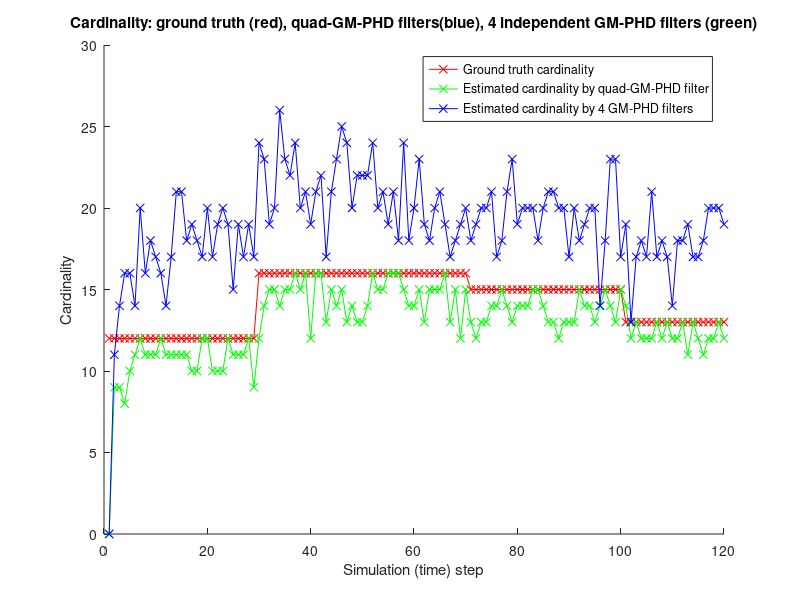
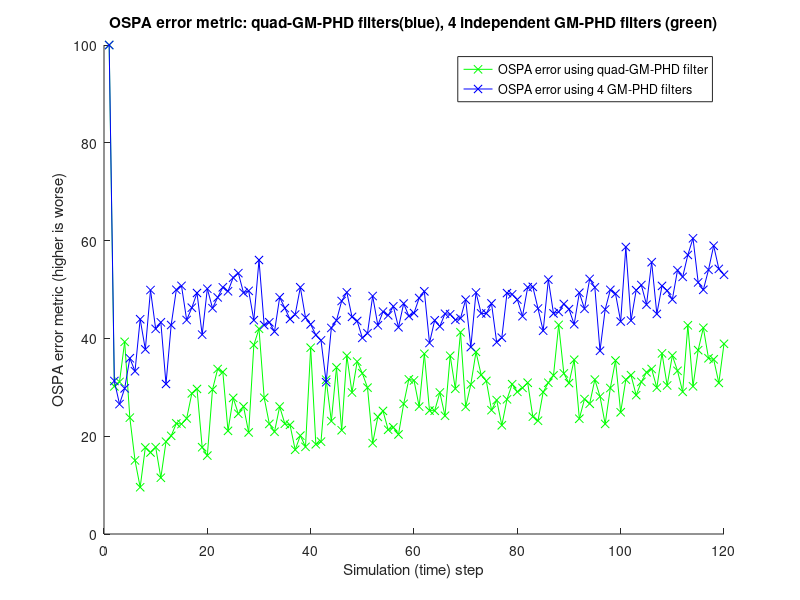
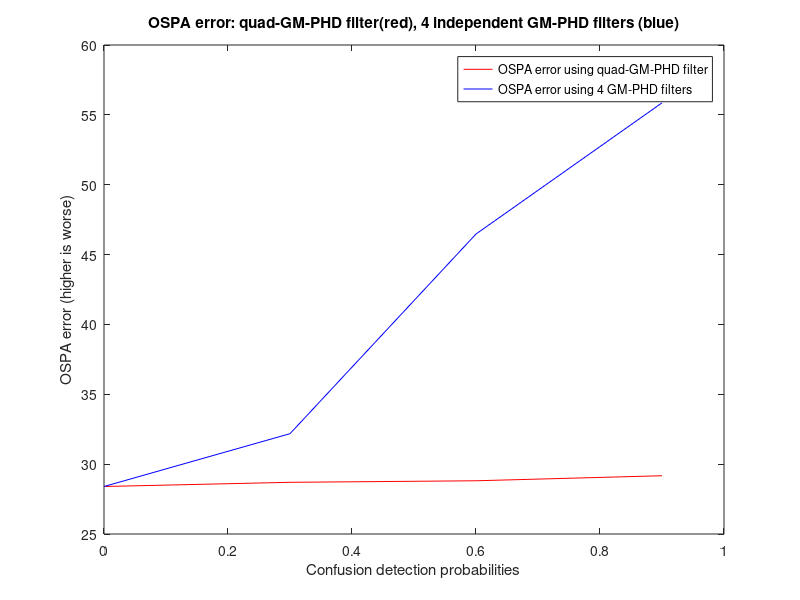

Write the MATLAB code that produced these figures, in order.
% Loading saved files and plotting the evaluations of OSPA and Cardinality
%
% -------------------------------------------------------------------------
% Nathanael L. Baisa: nathanaellmss@gmail.com
% Original: March 31st, 2014
% Modified: March 31st, 2019
% -------------------------------------------------------------------------

clc;
clear;
close all;

% % Cardinality
% load('simulatedData/CardinalityByStatesSizeQuad03.mat');
% load('simulatedData/CardinalityByStatesSizeIndep03.mat');
% load('simulatedData/CardinalityByWeightsQuad03.mat');
% load('simulatedData/CardinalityByWeightsIndep03.mat');
% load('simulatedData/CardinalityGT03.mat');

load('simulatedData/CardinalityByStatesSizeQuad06.mat');
load('simulatedData/CardinalityByStatesSizeIndep06.mat');
load('simulatedData/CardinalityByWeightsQuad06.mat');
load('simulatedData/CardinalityByWeightsIndep06.mat');
load('simulatedData/CardinalityGT06.mat');

% load('simulatedData/CardinalityByStatesSizeQuad09.mat');
% load('simulatedData/CardinalityByStatesSizeIndep09.mat');
% load('simulatedData/CardinalityByWeightsQuad09.mat');
% load('simulatedData/CardinalityByWeightsIndep09.mat');
% load('simulatedData/CardinalityGT09.mat');

% OSPA metric
% load('simulatedData/metric_historyQuad03.mat');
% load('simulatedData/metric_historyIndep03.mat');

load('simulatedData/metric_historyQuad06.mat');
load('simulatedData/metric_historyIndep06.mat');

% load('simulatedData/metric_historyQuad09.mat');
% load('simulatedData/metric_historyIndep09.mat');

cutoff_c = 100;

figure(1), hold on
plot(numTarGt, 'x-r'); 
plot(numTarEstByStatesSizeQuad , 'x-g'); 
plot(numTarEstByStatesSizeIndep, 'x-b');  
xlabel('Simulation (time) step');
ylabel('Cardinality');
title('Cardinality: ground truth (red), quad-GM-PHD filters(blue), 4 independent GM-PHD filters (green)');
hleg1 = legend('Ground truth cardinality', 'Estimated cardinality by quad-GM-PHD filter','Estimated cardinality by 4 GM-PHD filters');

hold off

figure(2),hold on
axis([0 120 0 cutoff_c]);
plot(metric_historyQuad, 'x-g'); 
plot(metric_historyIndep, 'x-b');
xlabel('Simulation (time) step');
ylabel('OSPA error metric (higher is worse)');
title('OSPA error metric: quad-GM-PHD filters(blue), 4 independent GM-PHD filters (green)');
hleg1 = legend('OSPA error using quad-GM-PHD filter','OSPA error using 4 GM-PHD filters');
hold off
        
   
OSPAtotalQuad = sum(metric_historyQuad)/length(metric_historyQuad)
OSPAtotalIndep = sum(metric_historyIndep)/length(metric_historyIndep)


%% Plot OSPA values of both quad GM-PHD filter and 4 independent GM-PHD filters
% y1 = [32.50, 33.15, 33.32, 34.22]; % old
% y2 = [32.50, 35.57, 48.38, 56.53];

y1 = [28.40, 28.70, 28.81, 29.17];
y2 = [28.40, 32.18, 46.47, 55.86];
x =  [0, 0.3, 0.6, 0.9];
figure, plot(x,y1,'-r'), hold on
plot(x,y2,'-b');
xlabel('Confusion detection probabilities');
ylabel('OSPA error (higher is worse)');
title('OSPA error: quad-GM-PHD filter(red), 4 independent GM-PHD filters (blue)');
hleg1 = legend('OSPA error using quad-GM-PHD filter','OSPA error using 4 GM-PHD filters');
hold off
        
%%






